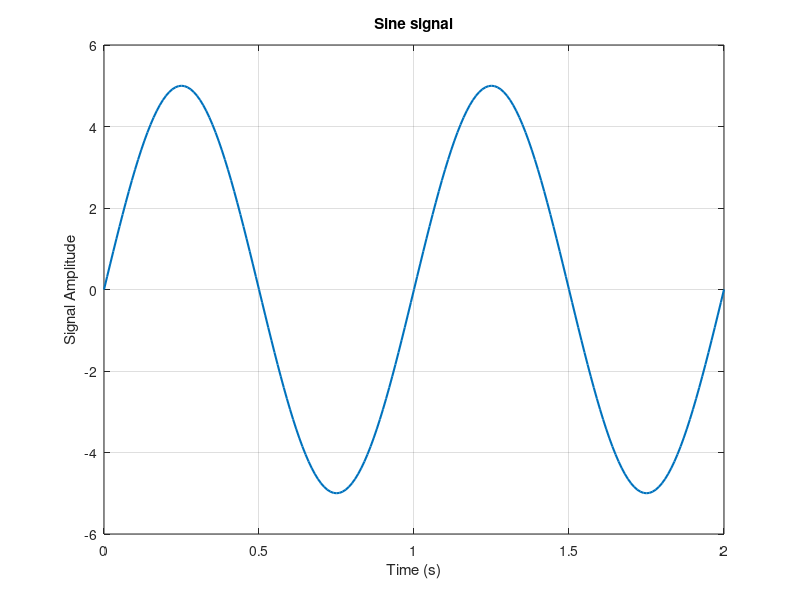
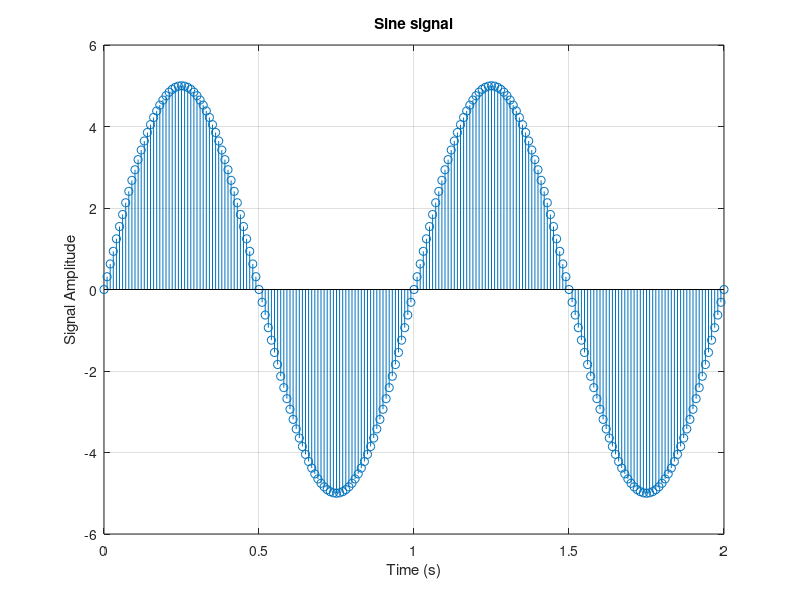
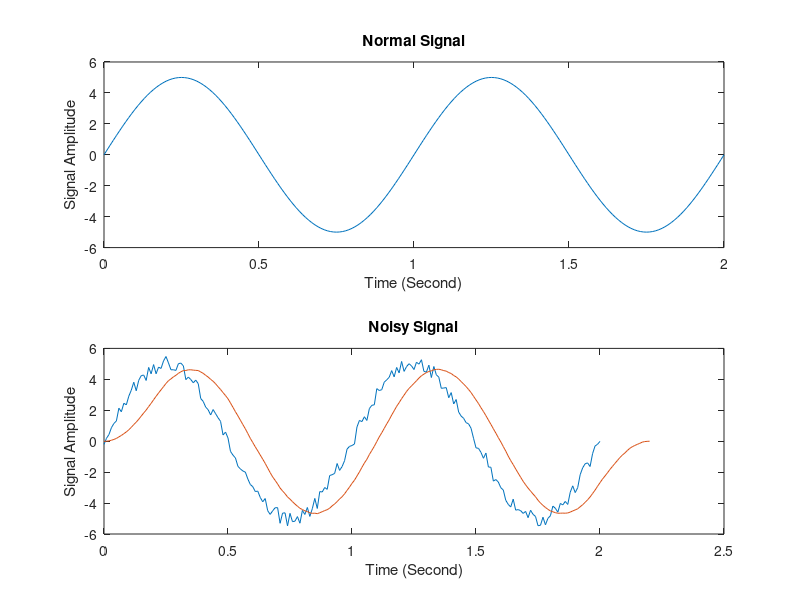

Here is the MATLAB script that generated these plots, in order:
close all;
clear;
clc;

% part 1.1
t = 0:0.01:2; % Define time axis
A = 5;
f = 1;
y = A*sin(2*pi*f*t); % Sine function

% Plotting the signals
figure('Name', 'Sine signal (Plot)');
plot(t, y, 'LineWidth', 1.5);
xlabel('Time (s)');
ylabel('Signal Amplitude');
title('Sine signal');
grid on;

figure('Name', 'Sine signal (Stem)');
stem(t, y, 'LineWidth', 0.5);
xlabel('Time (s)');
ylabel('Signal Amplitude');
title('Sine signal');
grid on;


% part 1.2
r = rand(1, length(y)) - 0.5; % Noise
noised_signal = y + r; % Add noise to sine

% Plotting the signals
figure('Name', 'Normal Sine signal VS Noisy Sine Signal');
subplot(2,1,1);
plot(t,y)
title('Normal Signal');xlabel('Time (Second)');ylabel('Signal Amplitude');
subplot(2,1,2);
plot(t,noised_signal)
title('Noisy Signal');xlabel('Time (Second)');ylabel('Signal Amplitude');
hold on;

% part 1.3:
M1 = 0;
M2 = 20;
len = M2 - M1 + 1; % Window length

window = ones(1, len) / len; % Moving average window

y2 = conv(noised_signal, window);
t2 = 0:0.01:(0.01 * (length(y2) - 1));

plot(t2, y2);



